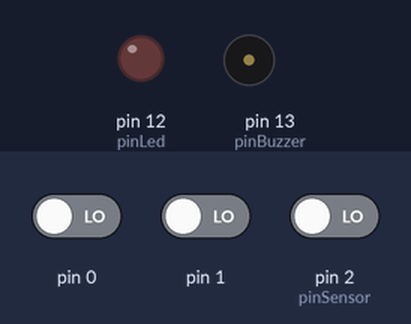
Bench run of a sketch on a simulated Arduino Uno, built with avr-gcc and run on an emulated ATmega328P. Shown: output pins drawn as LEDs (lit = HIGH), buzzer (waves = sounding). Inputs (shaded band) come from the test bench; at power-on: pin 0 LOW, pin 1 LOW, pin 2 (pinSensor) LOW.

Above: at 1.2 s.
1.3 s: pin 0 driven HIGH
At 2.0 s:
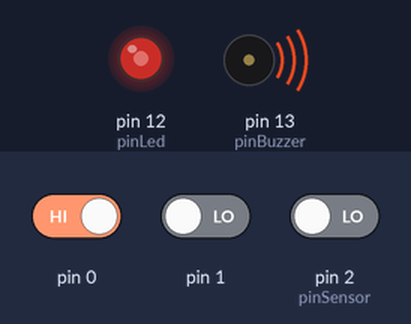
2.8 s: pin 0 driven LOW
At 3.08 s:
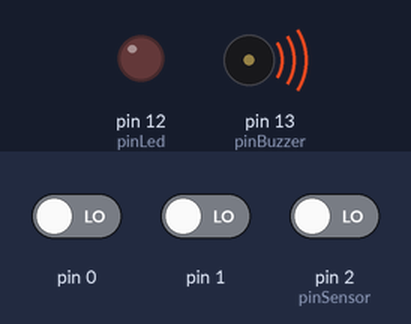
Timing chart, 0 to 5.8 s (numbered marks = the images above; inputs shaded):
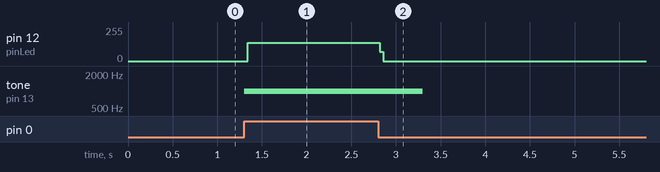

Measured:
- after the input at 1.3 s, pin 12 (pinLed): 0/255 → 137/255 at once; tone on pin 13 (pinBuzzer): silent → 1000 Hz at once
- after the input at 2.8 s, pin 12 (pinLed): 137/255 → 0/255 at once; tone on pin 13 (pinBuzzer): 1000 Hz → silent after 0.50 s

The sketch:

sketch.ino
```cpp
int pinSensor =2;
int pinLed =12;
int pinBuzzer=13;
int pirSensor=0;

void setup()
{
  pinMode(2, INPUT);
  pinMode(12, OUTPUT);
  pinMode(13, OUTPUT);

}

void loop()
{

  pinSensor = digitalRead(pinSensor);
  if (pinSensor == HIGH)
  {

    digitalWrite(pinLed, HIGH);
    tone(pinBuzzer,1000,500);

  }

  digitalWrite(pinLed, LOW);

}
```
